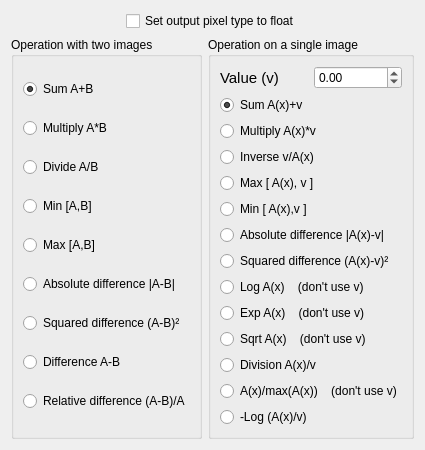
<?xml version="1.0" encoding="UTF-8"?>
<ui version="4.0">
 <class>vvToolImageArithm</class>
 <widget class="QWidget" name="vvToolImageArithm">
  <property name="geometry">
   <rect>
    <x>0</x>
    <y>0</y>
    <width>424</width>
    <height>345</height>
   </rect>
  </property>
  <property name="windowTitle">
   <string>Form</string>
  </property>
  <layout class="QVBoxLayout" name="verticalLayout_3">
   <item>
    <layout class="QHBoxLayout" name="horizontalLayout_2">
     <item>
      <spacer name="horizontalSpacer">
       <property name="orientation">
        <enum>Qt::Horizontal</enum>
       </property>
       <property name="sizeHint" stdset="0">
        <size>
         <width>40</width>
         <height>20</height>
        </size>
       </property>
      </spacer>
     </item>
     <item>
      <widget class="QCheckBox" name="mCheckBoxUseFloatOutputType">
       <property name="text">
        <string>Set output pixel type to float</string>
       </property>
       <property name="checked">
        <bool>false</bool>
       </property>
      </widget>
     </item>
     <item>
      <spacer name="horizontalSpacer_2">
       <property name="orientation">
        <enum>Qt::Horizontal</enum>
       </property>
       <property name="sizeHint" stdset="0">
        <size>
         <width>40</width>
         <height>20</height>
        </size>
       </property>
      </spacer>
     </item>
    </layout>
   </item>
   <item>
    <layout class="QHBoxLayout" name="horizontalLayout_3">
     <item>
      <widget class="QGroupBox" name="mGroupBoxTwoInputs">
       <property name="title">
        <string>Operation with two images</string>
       </property>
       <layout class="QVBoxLayout" name="verticalLayout">
        <item>
         <widget class="QRadioButton" name="radioButtonSum">
          <property name="text">
           <string>Sum A+B</string>
          </property>
          <property name="checked">
           <bool>true</bool>
          </property>
         </widget>
        </item>
        <item>
         <widget class="QRadioButton" name="radioButtonMultiply">
          <property name="text">
           <string>Multiply A*B</string>
          </property>
         </widget>
        </item>
        <item>
         <widget class="QRadioButton" name="radioButtonDivide">
          <property name="text">
           <string>Divide A/B</string>
          </property>
         </widget>
        </item>
        <item>
         <widget class="QRadioButton" name="radioButtonMin">
          <property name="text">
           <string>Min [A,B]</string>
          </property>
         </widget>
        </item>
        <item>
         <widget class="QRadioButton" name="radioButtonMax">
          <property name="text">
           <string>Max [A,B]</string>
          </property>
         </widget>
        </item>
        <item>
         <widget class="QRadioButton" name="radioButtonAbsDiff">
          <property name="text">
           <string>Absolute difference |A-B|</string>
          </property>
         </widget>
        </item>
        <item>
         <widget class="QRadioButton" name="radioButtonSquaredDiff">
          <property name="text">
           <string>Squared difference (A-B)²</string>
          </property>
         </widget>
        </item>
        <item>
         <widget class="QRadioButton" name="radioButtonDifference">
          <property name="text">
           <string>Difference A-B</string>
          </property>
         </widget>
        </item>
        <item>
         <widget class="QRadioButton" name="radioButtonRelativeDiff">
          <property name="text">
           <string>Relative difference (A-B)/A</string>
          </property>
         </widget>
        </item>
       </layout>
      </widget>
     </item>
     <item>
      <widget class="QGroupBox" name="mGroupBoxOneInput">
       <property name="title">
        <string>Operation on a single image</string>
       </property>
       <layout class="QVBoxLayout" name="verticalLayout_2">
        <item>
         <layout class="QHBoxLayout" name="horizontalLayout">
          <item>
           <widget class="QLabel" name="mLabelInputInfo">
            <property name="font">
             <font>
              <pointsize>11</pointsize>
              <weight>50</weight>
              <bold>false</bold>
             </font>
            </property>
            <property name="frameShape">
             <enum>QFrame::NoFrame</enum>
            </property>
            <property name="text">
             <string>Value (v)</string>
            </property>
           </widget>
          </item>
          <item>
           <widget class="QDoubleSpinBox" name="mValueSpinBox">
            <property name="minimum">
             <double>-999999999.000000000000000</double>
            </property>
            <property name="maximum">
             <double>999999999.000000000000000</double>
            </property>
           </widget>
          </item>
         </layout>
        </item>
        <item>
         <widget class="QRadioButton" name="radioButtonSumV">
          <property name="text">
           <string>Sum A(x)+v</string>
          </property>
          <property name="checked">
           <bool>true</bool>
          </property>
         </widget>
        </item>
        <item>
         <widget class="QRadioButton" name="radioButtonMultiplyV">
          <property name="text">
           <string>Multiply A(x)*v</string>
          </property>
         </widget>
        </item>
        <item>
         <widget class="QRadioButton" name="radioButtonInverseV">
          <property name="text">
           <string>Inverse v/A(x)</string>
          </property>
         </widget>
        </item>
        <item>
         <widget class="QRadioButton" name="radioButtonMaxV">
          <property name="text">
           <string>Max [ A(x), v ]</string>
          </property>
         </widget>
        </item>
        <item>
         <widget class="QRadioButton" name="radioButtonMinV">
          <property name="text">
           <string>Min [ A(x),v ]</string>
          </property>
         </widget>
        </item>
        <item>
         <widget class="QRadioButton" name="radioButtonAbsDiffV">
          <property name="text">
           <string>Absolute difference |A(x)-v|</string>
          </property>
         </widget>
        </item>
        <item>
         <widget class="QRadioButton" name="radioButtonSquaredDiffV">
          <property name="text">
           <string>Squared difference (A(x)-v)²</string>
          </property>
         </widget>
        </item>
        <item>
         <widget class="QRadioButton" name="radioButtonLogAlone">
          <property name="text">
           <string>Log A(x)    (don't use v)</string>
          </property>
         </widget>
        </item>
        <item>
         <widget class="QRadioButton" name="radioButtonExpAlone">
          <property name="text">
           <string>Exp A(x)    (don't use v)</string>
          </property>
         </widget>
        </item>
        <item>
         <widget class="QRadioButton" name="radioButtonSqrtV">
          <property name="text">
           <string>Sqrt A(x)    (don't use v)</string>
          </property>
         </widget>
        </item>
        <item>
         <widget class="QRadioButton" name="radioButtonDivideV">
          <property name="text">
           <string>Division A(x)/v</string>
          </property>
         </widget>
        </item>
        <item>
         <widget class="QRadioButton" name="radioButtonNormalize">
          <property name="text">
           <string>A(x)/max(A(x))    (don't use v)</string>
          </property>
         </widget>
        </item>
        <item>
         <widget class="QRadioButton" name="radioButtonLogV">
          <property name="text">
           <string>-Log (A(x)/v)</string>
          </property>
         </widget>
        </item>
       </layout>
      </widget>
     </item>
    </layout>
   </item>
  </layout>
 </widget>
 <resources>
  <include location="../vvIcons.qrc"/>
 </resources>
 <connections/>
</ui>
